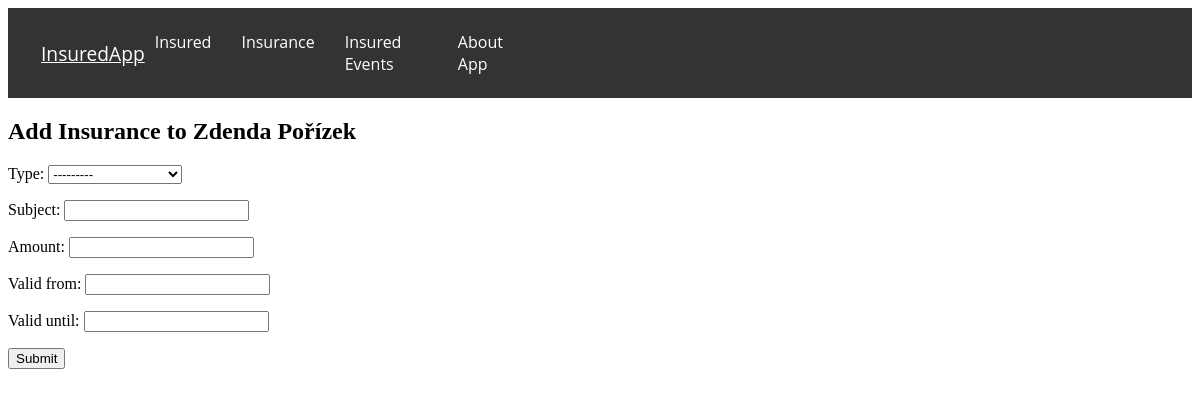
The page /add_insurance/3/ (signed in) on the database as committed earlier.
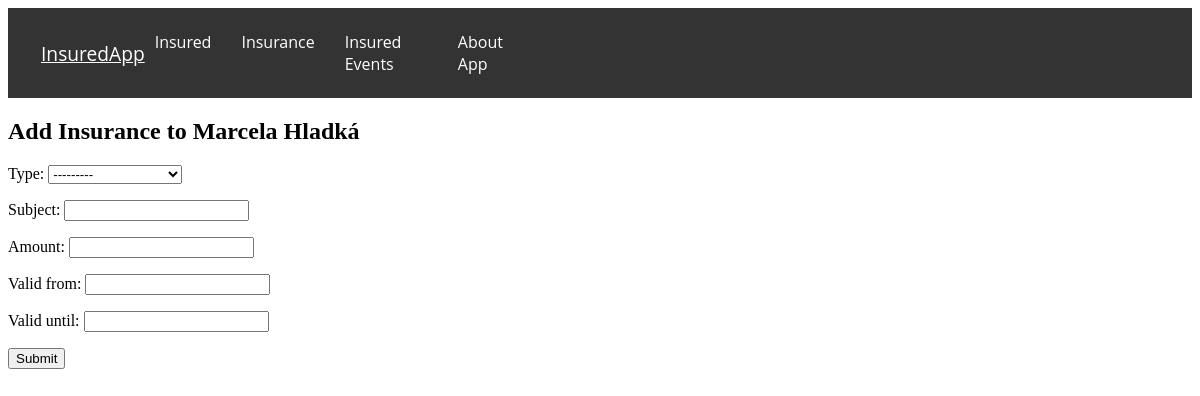
The same page on the database as committed later.
### evidence/models.py (models this page shows, shortened)
class Insured(models.Model):
    user = models.ForeignKey(User, on_delete=models.CASCADE, related_name='insured', null=True)
    ROLE_CHOICES = (
        ('insurer', 'Insurer'),
        ('insured', 'Insured'),
    )
    first_name = models.CharField(max_length=100)
    profile_photo = models.ImageField(upload_to='profile_photos', blank=True, null=True)
    last_name = models.CharField(max_length=100)
    email = models.EmailField()
    role = models.CharField(max_length=10, choices=ROLE_CHOICES, null=True)
    street = models.CharField(max_length=100)
    city = models.CharField(max_length=64)
    zipcode = models.IntegerField()
    phone = models.CharField(max_length=16)

### evidence/views.py (the view)
# urls.py: path('add_insurance/<int:insured_id>/', views.add_insurance, name='add_insurance'),
@login_required
def add_insurance(request, insured_id):
    insured = get_object_or_404(Insured, pk=insured_id)
    if request.method == 'POST':
        form = InsuranceForm(request.POST)
        if form.is_valid():
            insurance = form.save(commit=False)
            insurance.save()
            insured.insurance.add(insurance)
            return redirect(reverse('insured_detail', args=[insured.id]))
    else:
        form = InsuranceForm()
    return render(request, 'add_insurance.html', {'form': form, 'insured': insured})

### evidence/forms.py
class InsuranceForm(forms.ModelForm):
    class Meta:
        model = Insurance
        fields = ['type', 'subject', 'amount', 'valid_from', 'valid_until']

### evidence/templates/add_insurance.html (shortened to what this page needs)
{% extends 'base.html' %}
{% block content %}
    <h2>Add Insurance to {{ insured.first_name }} {{ insured.last_name }}</h2>
    <form method="POST">
        {{ form.as_p }}
        <button type="submit">Submit</button>
    </form>
{% endblock %}

Rows that differ between the two databases and show on the page:
changed Insured: first_name "Zdenda" → "Marcela"; last_name "Pořízek" → "Hladká"
